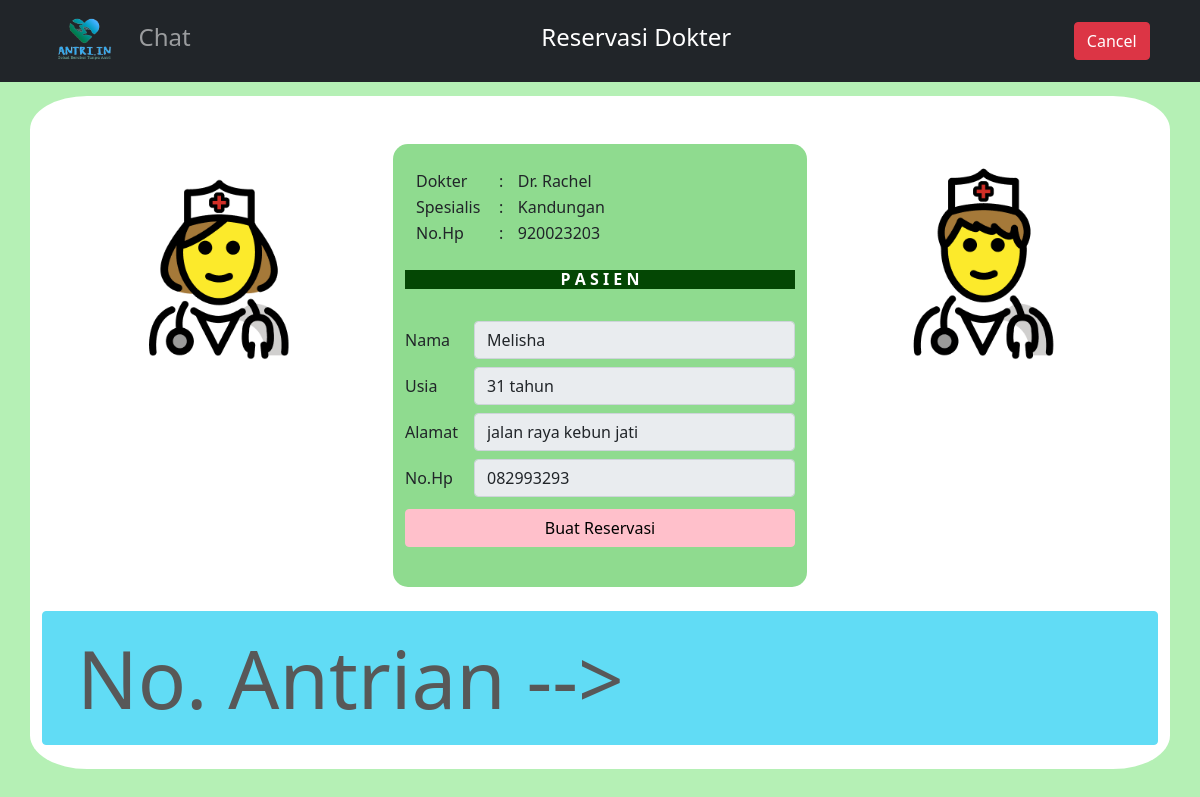
The page /views/pengguna/reservasi.php?id_dok_rsv=202104281210534 (signed in) on the database its author committed.
### tables this page shows
CREATE TABLE `list_dokter` (
  `id_dokter` bigint(20) NOT NULL,
  `nama_dokter` varchar(50) NOT NULL,
  `spesialis` varchar(30) NOT NULL,
  `no_telepon` varchar(25) NOT NULL,
  `id_akun_dok` bigint(20) DEFAULT NULL
);

CREATE TABLE `pengguna` (
  `id_user` bigint(20) NOT NULL,
  `nama_lengkap` varchar(50) NOT NULL,
  `no_ktp` varchar(20) NOT NULL,
  `tanggal_lahir` date NOT NULL,
  `jenis_kelamin` varchar(10) NOT NULL,
  `alamat` text NOT NULL,
  `no_telepon` varchar(15) NOT NULL,
  `id_akun` bigint(20) NOT NULL
);

### controllers/select_data.php (called while the page is built, shortened)
<?php
require_once 'db_connnect.php';
function data_view($query, $id_data){
    global $conn;
    $statementt = mysqli_prepare($conn, $query);
    mysqli_stmt_bind_param($statementt, 'i', $id_data);
    mysqli_stmt_execute($statementt);
    $reslt = mysqli_stmt_get_result($statementt);
    $getData = mysqli_fetch_assoc($reslt);
    return $getData;
}

### views/pengguna/reservasi.php (the view, shortened to what this page needs)
<?php require_once '../../controllers/select_data.php';
$id_rsv = $_GET['id_dok_rsv'];
$usr_rsv = $_SESSION['log_uname'];
$rsv_res = data_view("SELECT * FROM list_dokter WHERE id_dokter = ?", $id_rsv);
$id_akun_dok = $rsv_res['id_akun_dok'];
$rsv_usr = data_view("SELECT * FROM akun WHERE username = ?", $usr_rsv);
$id_akun_rsv = $rsv_usr['id_akun'];
$rsv_usr = data_view("SELECT * FROM pengguna WHERE id_akun = ?", $id_akun_rsv);
?>
<!doctype html>
<html lang="en">
<head>
    <link href="https://cdn.jsdelivr.net/npm/bootstrap@5.0.0-beta3/dist/css/bootstrap.min.css" rel="stylesheet">
</head>
<body style="background-color: rgb(181, 240, 181);">
    <div class="d-flex justify-content-between">
        <nav class="navbar navbar-expand-lg navbar-dark bg-dark fixed-top">
            <div class="container">
                <a class="navbar-brand" href="">
                    <img src="../../storages/gambar/logo.png" width="60" alt="">
                </a>
                <div class="collapse navbar-collapse" id="navbarSupportedContent">
                    <ul class="navbar-nav mr-auto">
                        <li class="nav-item">
                            <a class="nav-link" href="chatKonsultasi.php?id_dok_akun=<?= $id_akun_dok ?>">
                                <h4>Chat</h4>
                            </a>
                        </li>
                    </ul>
                    <ul class="navbar-nav mx-auto">
                        <li class="nav-item active">
                            <a class="nav-link active" aria-current="page" href="">
                                <h4>Reservasi Dokter</h4>
                            </a>
                        </li>
                    </ul>
                </div>
                <a href="dokterList.php" type="button" class="btn btn-danger">Cancel</a>
        </nav>
    </div>
    <br><br><br><br>
    <div class="container" style="background-color: white; border-radius: 5%;">
        <br><br>
        <div class="container">
            <div class="row">
                <div class="col-sm text-center">
                    <img src="../../storages/gambar/cwe.png" style="width: 250px;">
                </div>
                <div class="col-sm" style="background-color: rgb(143, 219, 143); border-radius: 15px;">
                    <br>
                    <table style="margin-left: 10px;">
                        <tr>
                            <td>Dokter</td>
                            <td>&nbsp;&nbsp;&nbsp; : </td>
                            <td>&nbsp;&nbsp;&nbsp;Dr. <?= $rsv_res['nama_dokter'] ?></td>
                        </tr>
                        <tr>
                            <td>Spesialis</td>
                            <td>&nbsp;&nbsp;&nbsp; : </td>
                            <td>&nbsp;&nbsp;&nbsp;<?= $rsv_res['spesialis'] ?></td>
                        </tr>
                        <tr>
                            <td>No.Hp</td>
                            <td>&nbsp;&nbsp;&nbsp; : </td>
                            <td>&nbsp;&nbsp;&nbsp;<?= $rsv_res['no_telepon'] ?></td>
                        </tr>
                    </table>
                    <br>
                    <div class="container text-center" style="background-color: rgb(4, 71, 4); color:white;">
                        <h6>
                            <b>P A S I E N</b>
                        </h6>
                    </div>
                    <br>
                    <div class="mb-2 row">
                        <label for="inputnama" class="col-sm-2 col-form-label">Nama</label>
                        <div class="col-sm-10" style="border-radius: 12px;">
                            <input type="nama" class="form-control" id="inputnama" value="<?= $rsv_usr['nama_lengkap'] ?>" disabled>
                        </div>
                    </div>
                    <div class="mb-2 row">
                        <?php
                        $bday = new Datetime($rsv_usr['tanggal_lahir']);
                        $today = new Datetime();
                        $diff = $today->diff($bday);
                        ?>
                        <label for="inputusia" class="col-sm-2 col-form-label">Usia</label>
                        <div class="col-sm-10" style="border-radius: 12px;">
                            <input type="usia" class="form-control" id="inputusia" value="<?= $diff->y ?> tahun" disabled>
                        </div>
                    </div>
                    <div class="mb-2 row">
                        <label for="inputalamat" class="col-sm-2 col-form-label">Alamat</label>
                        <div class="col-sm-10" style="border-radius: 12px;">
                            <input type="alamat" class="form-control" id="inputalamat" value="<?= $rsv_usr['alamat'] ?>" disabled>
                        </div>
                    </div>
                    <div class="mb-2 row">
                        <label for="inputnohp" class="col-sm-2 col-form-label">No.Hp</label>
                        <div class="col-sm-10" style="border-radius: 12px;">
                            <input type="nohp" class="form-control" id="inputnohp" value="<?= $rsv_usr['no_telepon'] ?>" disabled>
                        </div>
                    </div>
                    <div class="mb-3 row text-center pt-1">
                        <form action="../../controllers/select_data.php" method="POST">
                            <input type="submit" class="btn btn-warning" value="Buat Reservasi" name="get_antrian" style="width:390px; background-color:pink; border-color:pink;"></input>
                        </form>
                    </div>
                </div>
                <div class="col-sm text-center">
                    <img src="../../storages/gambar/cwo.png" style="width: 250px;">
                </div>
                <div class="container mr-5 text-center">
                    <div class="row pt-4">
                        <input type="string" class="btn btn-info" id="inputlinenumber" value="No. Antrian -->
                        <?= $_SESSION['line_number'] ?>" disabled style="font-size:80px;">
                    </div>
                </div>
            </div>
        </div>
        <br>
    </div>
</body>
</html>

### rows shown on the page
list_dokter: nama_dokter "Rachel", spesialis "Kandungan", no_telepon "920023203"
pengguna: nama_lengkap "Melisha", tanggal_lahir "31 tahun", alamat "jalan raya kebun jati", no_telepon "082993293"
